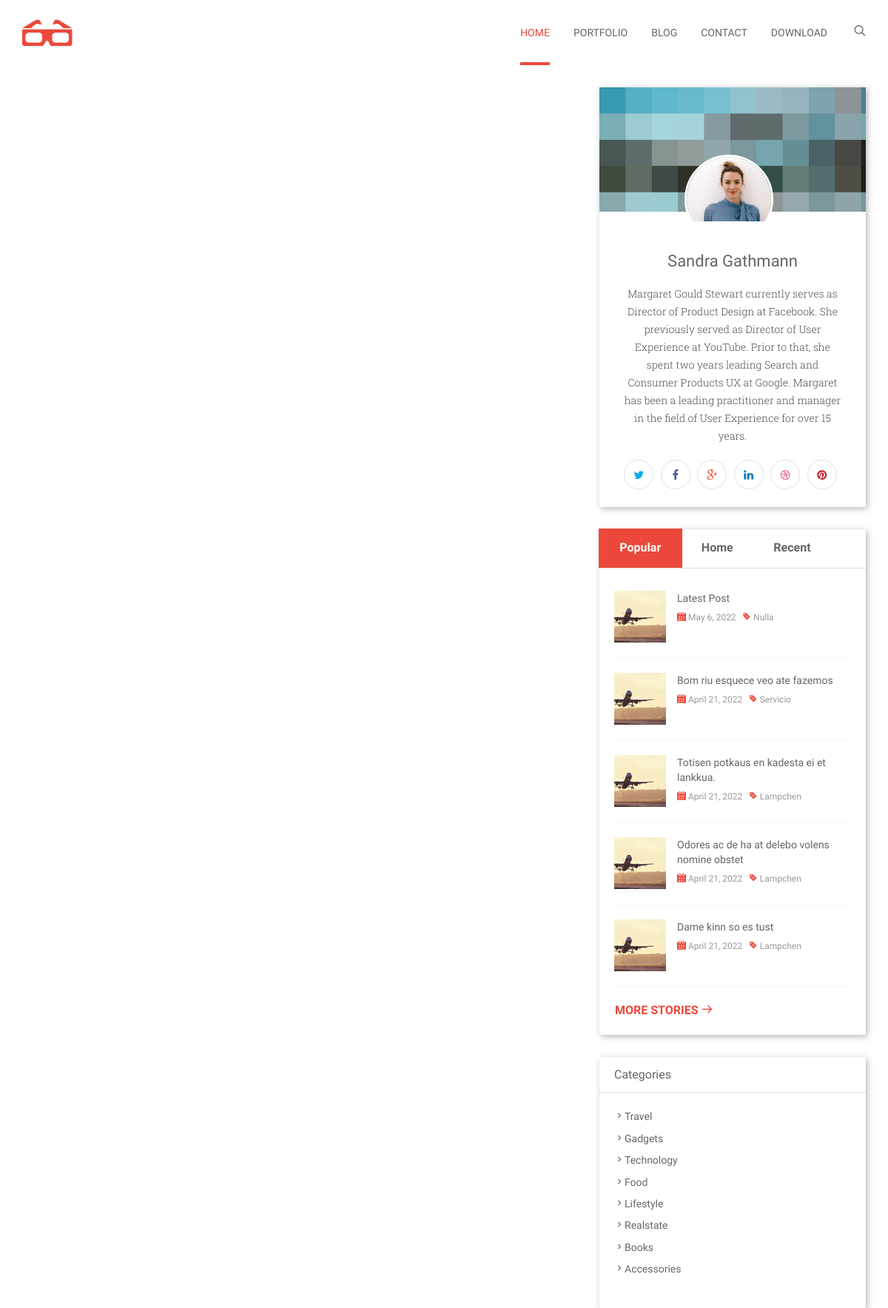
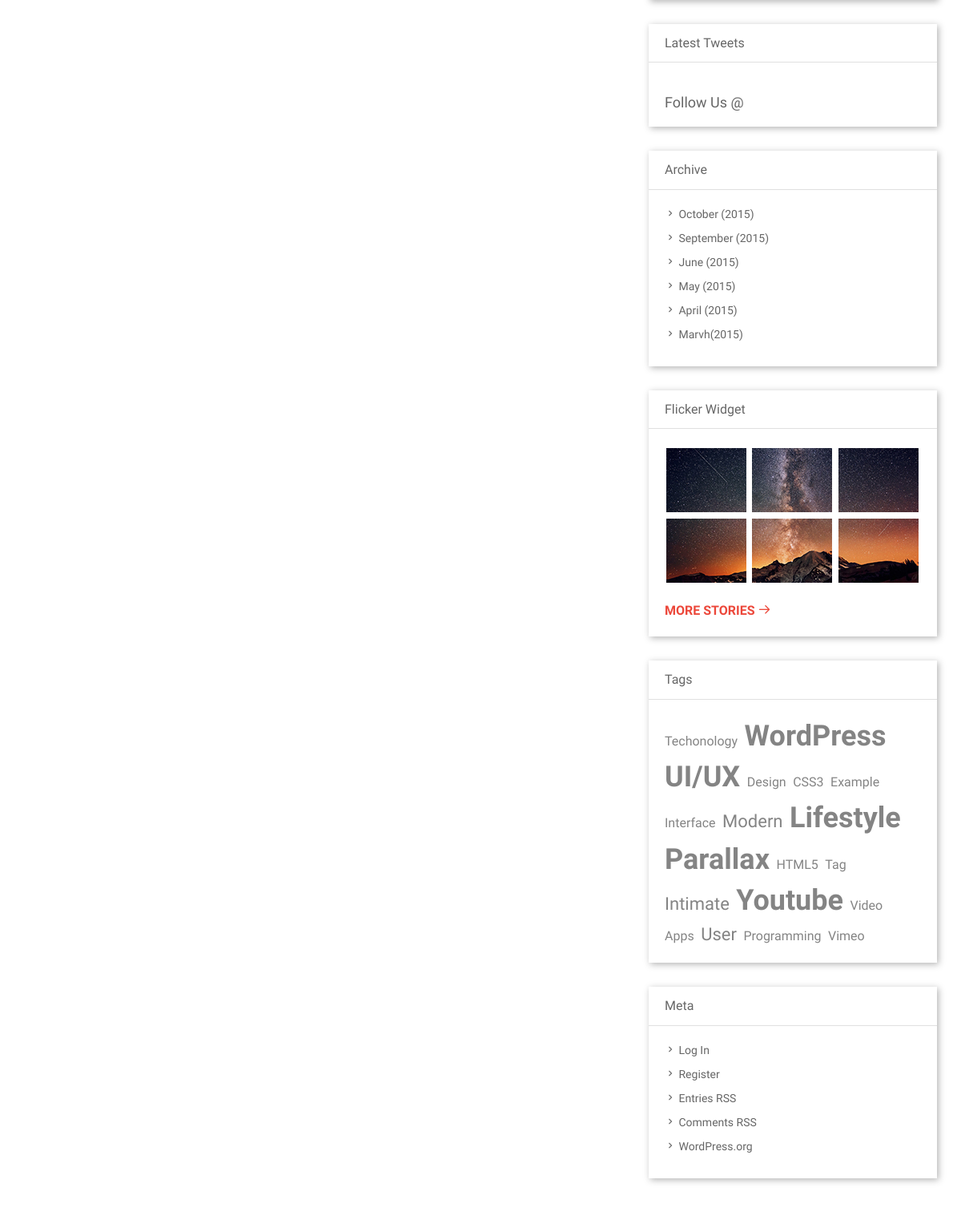
Page /subcategory/hike (upper part) on the committed database (2 pictures, top to bottom).
### blog/models.py (models this page shows, shortened)
class Post(models.Model):
    STATUS_CHOICES = (
    ('draft',  'Draft'),
    ('published', 'Published'),
            )
    SECTION = (
            ('home','Home'),
            ('popular', 'Popular'),
            ('recent', 'Recent'),
            ('comment', 'Comment'),
            )
    title = models.CharField(max_length=250)
    slug = models.SlugField(max_length=250, unique_for_date='publish')
    author = models.ForeignKey(User, on_delete=models.CASCADE,related_name='blog_posts')
    category = models.ForeignKey(Category, on_delete=models.CASCADE)
    subcategory = models.ForeignKey(Subcategory, on_delete=models.CASCADE)
    section = models.CharField(max_length=200,choices= SECTION)
    image = models.ImageField(upload_to='featured_image/%Y/%m/%d')
    excerpt = RichTextUploadingField()
    body= RichTextUploadingField()
    tags = TaggableManager()
    publish = models.DateTimeField(default=timezone.now)
    created = models.DateTimeField(auto_now_add=True)
    updated = models.DateTimeField(auto_now=True)
    status = models.CharField(max_length=10,choices=STATUS_CHOICES,default='draft')
    class Meta:
        ordering = ('-publish',)
    objects = models.Manager() # The default manager
    published = PublishedManager() # Our custom manager
    def get_absolute_url(self):
        return reverse('blog:single',args=[self.slug])

class Category(models.Model):
    name = models.CharField(max_length = 300)
    slug = models.CharField(max_length = 300)
    status = models.CharField(choices = STATUS_CAT, blank=True, max_length=100)

### blog/views.py (the view)
# urls.py: path('subcategory/<slug>',SubCategoryView.as_view(),name="subcategory"),
class SubCategoryView(BaseView):
    def get(self,request,slug):
        subcat = Subcategory.objects.get(slug = slug).id
        self.views['subcat_posts'] = Post.objects.filter(subcategory_id  = subcat)
        self.views['subcat_title'] = Subcategory.objects.get(slug = slug).name
        return render(request,'subcategory.html',self.views)

### templates/subcategory.html (shortened to what this page needs)
{% extends 'base.html' %}
{% load static %}
{% block content %}
		<div id="content">
		<div class="container">
			<div class="row">
				<div class="col-md-8">
				</div>
		{% include 'base2.html' %}
{% endblock %}

### templates/base2.html (shortened to what this page needs)
{% load static %}
<div class="col-md-4">
                    <div class="sidebar">
                        <div class="entry-widget">
                            <div class="widget-profile">
                                <div class="image"><img alt="" src=
					    "{% static 'img/blog/cover.jpg' %}"></div>
                                <div class="portfolio"><img alt="" src=
					    "{% static 'img/blog/portfolio.jpg' %}"></div>
                                <div class="info">
                                    <h3 class="name">Sandra Gathmann</h3>
                                    <p class="details">Margaret Gould Stewart
                                    currently serves as Director of Product
                                    Design at Facebook. She previously served
                                    as Director of User Experience at YouTube.
                                    Prior to that, she spent two years leading
                                    Search and Consumer Products UX at Google.
                                    Margaret has been a leading practitioner
                                    and manager in the field of User Experience
                                    for over 15 years.</p>
                                    <div class="social-links">
                                        <a class="twitter social-link"
                                        data-placement="top" data-toggle=
                                        "tooltip" href="#" title=
                                        "Twitter"><i class=
                                        "fa fa-twitter"></i></a> <a class=
                                        "facebook social-link" data-placement=
                                        "top" data-toggle="tooltip" href="#"
                                        title="Facebook"><i class=
                                        "fa fa-facebook"></i></a> <a class=
                                        "google-plus social-link"
                                        data-placement="top" data-toggle=
                                        "tooltip" href="#" title=
                                        "Google+"><i class=
                                        "fa fa-google-plus"></i></a> <a class=
                                        "linkedin social-link" data-placement=
                                        "top" data-toggle="tooltip" href="#"
                                        title="LinkedIn"><i class=
                                        "fa fa-linkedin"></i></a> <a class=
                                        "dribbble social-link" data-placement=
                                        "top" data-toggle="tooltip" href="#"
                                        title="Dribbble"><i class=
                                        "fa fa-dribbble"></i></a> <a class=
                                        "pinterest social-link" data-placement=
                                        "top" data-toggle="tooltip" href="#"
                                        title="Pinterest"><i class=
                                        "fa fa-pinterest"></i></a>
                                    </div>
                                </div>
                            </div>
                        </div>
                        <div class="entry-widget">
                            <ul class="nav nav-tabs">
                                <li class="active">
                                    <a data-toggle="tab" href=
                                    "#popular">Popular</a>
                                </li>
                                <li>
                                    <a data-toggle="tab" href=
                                    "#home">Home</a>
                                </li>
                                <li>
                                    <a data-toggle="tab" href=
                                    "#recent">Recent</a>
                                </li>
                            </ul>
                            <div class="tab-content">
                                <div class="tab-pane in active fadeInDown" id=
					    "popular">
                                    <ul class="posts-list">
					{% for post in popular_posts %}
					 <li>
                                            <div class="widget-thumb">
                                                <a href="#"><img alt="" src=
							 "{% static 'img/post/post1.jpg' %}"></a>
                                            </div>
                                            <div class="widget-content">
						<a href="{{ post.get_absolute_url }}">
						{{post.title}}
						</a>
                                                <div class="meta">
                                                    <span><i class=
                                                    "ico-calendar-alt-fill"></i>
							    {{ post.publish.date }}</span>
                                                    <span>
						    <i class= "ico-tag"></i>
                                                    {% for tag in post.tags.all %}
						    {{tag.name}}</span>
						    {% endfor %}
                                                </div>
                                            </div>
                                            <div class="clearfix"></div>
                                        </li>
					{% endfor %}
                                    </ul>
                                </div>
                                <a class="btn btn-common more" href="#">More
                                Stories <i class="ico-arrow-right"></i></a>
                            </div>
                        </div>
                        <div class="entry-widget">
                            <h5 class="widget-title">Categories</h5>
                            <div class="accordion">
                                <div class="panel-group" id="accordion">
				{% for category in categories %}
				    <div class="panel panel-default">
                                        <h4 class="panel-title"><a data-parent=
                                        "#accordion" data-toggle="collapse"
						     href="#collapse-{{ category.slug }}"><i class=
                                        "ico-keyboard_arrow_right"></i>{{ category.name }}</a></h4>
                                    </div>
				    {% endfor %}
                                </div>
                            </div>
                        </div>
                        <div class="entry-widget">
                            <h5 class="widget-title">Latest Tweets</h5>
                            <div class="latest-tweets">
                                <div class="follow">
                                    <h4>Follow Us <a href=
				    "{{users.profile_image_url}}">@{{ users.screen_name }}</a></h4>
                                </div>
                            </div>
                        </div>
                        <div class="entry-widget">
                            <h5 class="widget-title">Archive</h5>
                            <ul class="archivee">
                                <li>
                                    <a href="#"><i class=
                                    "ico-keyboard_arrow_right"></i> October
                                    (2015)</a>
                                </li>
                                <li>
                                    <a href="#"><i class=
                                    "ico-keyboard_arrow_right"></i> September
                                    (2015)</a>
                                </li>
                                <li>
                                    <a href="#"><i class=
                                    "ico-keyboard_arrow_right"></i> June
                                    (2015)</a>
                                </li>
                                <li>
                                    <a href="#"><i class=
                                    "ico-keyboard_arrow_right"></i> May
                                    (2015)</a>
                                </li>
                                <li>
                                    <a href="#"><i class=
                                    "ico-keyboard_arrow_right"></i> April
                                    (2015)</a>
                                </li>
                                <li>
                                    <a href="#"><i class=
                                    "ico-keyboard_arrow_right"></i>
                                    Marvh(2015)</a>
                                </li>
                            </ul>
                        </div>
                        <div class="entry-widget">
                            <h5 class="widget-title">Flicker Widget</h5>
                            <div class="flickr">
                                <ul>
                                    <li>
                                        <a href="#"><img alt="" src=
						 "{% static 'img/blog/thumb1.jpg' %}"></a>
                                    </li>
                                    <li>
                                        <a href="#"><img alt="" src=
						 "{% static 'img/blog/thumb2.jpg' %}"></a>
                                    </li>
                                    <li>
                                        <a href="#"><img alt="" src=
						 "{% static 'img/blog/thumb3.jpg' %}"></a>
                                    </li>
                                    <li>
                                        <a href="#"><img alt="" src=
						 "{% static 'img/blog/thumb4.jpg' %}"></a>
                                    </li>
                                    <li>
                                        <a href="#"><img alt="" src=
						 "{% static 'img/blog/thumb5.jpg' %}"></a>
                                    </li>
                                    <li>
                                        <a href="#"><img alt="" src=
						 "{% static 'img/blog/thumb6.jpg' %}"></a>
                                    </li>
                                </ul><a class="btn btn-common more" href=
                                "#">More Stories <i class=
                                "ico-arrow-right"></i></a>
                            </div>
                        </div>
                        <div class="entry-widget">
                            <h5 class="widget-title">Tags</h5>
                            <div class="tag">
                                <a href="#">Techonology</a> <a href=
                                "#"><span class="large">WordPress</span></a>
                                <a href="#"><span class=
                                "large">UI/UX</span></a> <a href="#">Design</a>
                                <a href="#">CSS3</a> <a href="#">Example</a>
                                <a href="#">Interface</a> <a href=
                                "#"><span class="madium">Modern</span></a>
                                <a href="#"><span class=
                                "large">Lifestyle</span></a> <a href=
                                "#"><span class="large">Parallax</span></a>
                                <a href="#">HTML5</a> <a href="#">Tag</a>
                                <a href="#"><span class=
                                "madium">Intimate</span></a> <a href=
                                "#"><span class="large">Youtube</span></a>
                                <a href="#">Video</a> <a href="#">Apps</a>
                                <a href="#"><span class=
                                "madium">User</span></a> <a href=
                                "#">Programming</a> <a href="#">Vimeo</a>
                            </div>
                        </div>
                        <div class="entry-widget">
                            <h5 class="widget-title">Meta</h5>
                            <ul class="meta-list">
				{% if user.is_authenticated %}
				<li>
				Logged In as: {{ user.get_username }}
				</li>
				<li>
					<a href="/accounts/logout/?next={{request.path}}"><i class=
                                    "ico-keyboard_arrow_right"></i> Log Out</a>
                                </li>
				{% else %}
				<li>
					<a href="{% url 'login' %}?next={{request.path}}"><i class=
                                    "ico-keyboard_arrow_right"></i> Log In</a>
                                </li>
				<li>
					<a href="/register?next={{request.path}}"><i class=
                                    "ico-keyboard_arrow_right"></i> Register</a>
                                </li>
				{% endif %}
                                <li>
                                    <a href="#"><i class=
                                    "ico-keyboard_arrow_right"></i> Entries
                                    RSS</a>
                                </li>
                                <li>
                                    <a href="#"><i class=
                                    "ico-keyboard_arrow_right"></i> Comments
                                    RSS</a>
                                </li>
                                <li>
                                    <a href="#"><i class=
                                    "ico-keyboard_arrow_right"></i>
                                    WordPress.org</a>
                                </li>
                            </ul>
                        </div>
                    </div>
                </div>
            </div>
        </div>
    </div>

### rows in the picture
Post: title "Latest Post", publish "May 6, 2022"
Tag: name "Nulla"
Post: title "Bom riu esquece veo ate fazemos", publish "April 21, 2022"
Tag: name "Servicio"
Post: title "Totisen potkaus en kadesta ei et lankkua.", publish "April 21, 2022"
Tag: name "Lampchen"
Post: title "Odores ac de ha at delebo volens nomine obstet", publish "April 21, 2022"
Post: title "Dame kinn so es tust", publish "April 21, 2022"
Category: name "Travel"
Category: name "Gadgets"
Category: name "Technology"
Category: name "Food"
Category: name "Lifestyle"
Category: name "Realstate"
Category: name "Books"
Category: name "Accessories"
